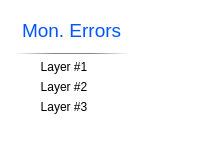
             <widget class="QFrame" name="frame_24">
              <property name="minimumSize">
               <size>
                <width>0</width>
                <height>150</height>
               </size>
              </property>
              <property name="styleSheet">
               <string notr="true">	border: none;
	border-radius: 10px;
	text-align: left;
	background-color: rgb(255, 255, 255);
</string>
              </property>
              <property name="frameShape">
               <enum>QFrame::StyledPanel</enum>
              </property>
              <property name="frameShadow">
               <enum>QFrame::Raised</enum>
              </property>
              <layout class="QVBoxLayout" name="verticalLayout_32">
               <property name="leftMargin">
                <number>5</number>
               </property>
               <property name="topMargin">
                <number>5</number>
               </property>
               <property name="rightMargin">
                <number>5</number>
               </property>
               <property name="bottomMargin">
                <number>5</number>
               </property>
               <item>
                <layout class="QHBoxLayout" name="horizontalLayout_21">
                 <property name="topMargin">
                  <number>0</number>
                 </property>
                 <item>
                  <widget class="QFrame" name="frame_9">
                   <property name="sizePolicy">
                    <sizepolicy hsizetype="Minimum" vsizetype="Preferred">
                     <horstretch>0</horstretch>
                     <verstretch>0</verstretch>
                    </sizepolicy>
                   </property>
                   <property name="frameShape">
                    <enum>QFrame::StyledPanel</enum>
                   </property>
                   <property name="frameShadow">
                    <enum>QFrame::Raised</enum>
                   </property>
                   <layout class="QVBoxLayout" name="verticalLayout_11">
                    <item>
                     <widget class="QLabel" name="label_48">
                      <property name="styleSheet">
                       <string notr="true">padding: 5px;</string>
                      </property>
                      <property name="text">
                       <string>&lt;html&gt;&lt;head/&gt;&lt;body&gt;&lt;p&gt;&lt;span style=&quot; font-size:14pt; color:#0055ff;&quot;&gt;Mon. Errors&lt;/span&gt;&lt;/p&gt;&lt;/body&gt;&lt;/html&gt;</string>
                      </property>
                     </widget>
                    </item>
                    <item>
                     <widget class="QLabel" name="label_54">
                      <property name="maximumSize">
                       <size>
                        <width>16777215</width>
                        <height>1</height>
                       </size>
                      </property>
                      <property name="styleSheet">
                       <string notr="true">background-color: qlineargradient(spread:pad, x1:0, y1:0, x2:1, y2:0, stop:0 rgba(255, 255, 255, 0), stop:0.34 rgba(0, 0, 0, 120), stop:0.67 rgba(0, 0, 0, 120), stop:1 rgba(255, 255, 255, 0));</string>
                      </property>
                      <property name="text">
                       <string/>
                      </property>
                     </widget>
                    </item>
                    <item>
                     <widget class="QPushButton" name="btn_mon2_0">
                      <property name="sizePolicy">
                       <sizepolicy hsizetype="Minimum" vsizetype="Expanding">
                        <horstretch>0</horstretch>
                        <verstretch>0</verstretch>
                       </sizepolicy>
                      </property>
                      <property name="minimumSize">
                       <size>
                        <width>0</width>
                        <height>0</height>
                       </size>
                      </property>
                      <property name="maximumSize">
                       <size>
                        <width>100</width>
                        <height>30</height>
                       </size>
                      </property>
                      <property name="styleSheet">
                       <string notr="true">QPushButton{
	border: none;
	border-radius:15px;
	text-align: center;
color: rgb(0, 0, 0);
}
QPushButton:hover{
  background:rgba(255, 104, 104, 200);
  color:rgba(255, 255, 255, 210);
}
QPushButton:pressed{
  background:rgba(205, 118, 132, 100);
}
QPushButton:disabled{
  background:rgba(100, 100, 100, 100);
  color:rgba(0, 0, 0, 100);
}</string>
                      </property>
                      <property name="text">
                       <string>Layer #1</string>
                      </property>
                     </widget>
                    </item>
                    <item>
                     <widget class="QPushButton" name="btn_mon2_1">
                      <property name="sizePolicy">
                       <sizepolicy hsizetype="Minimum" vsizetype="Expanding">
                        <horstretch>0</horstretch>
                        <verstretch>0</verstretch>
                       </sizepolicy>
                      </property>
                      <property name="minimumSize">
                       <size>
                        <width>0</width>
                        <height>0</height>
                       </size>
                      </property>
                      <property name="maximumSize">
                       <size>
                        <width>100</width>
                        <height>30</height>
                       </size>
                      </property>
                      <property name="styleSheet">
                       <string notr="true">QPushButton{
	border: none;
	border-radius:15px;
	text-align: center;
color: rgb(0, 0, 0);
}
QPushButton:hover{
  background:rgba(255, 104, 104, 200);
  color:rgba(255, 255, 255, 210);
}
QPushButton:pressed{
  background:rgba(205, 118, 132, 100);
}
QPushButton:disabled{
  background:rgba(100, 100, 100, 100);
  color:rgba(0, 0, 0, 100);
}</string>
                      </property>
                      <property name="text">
                       <string>Layer #2</string>
                      </property>
                     </widget>
                    </item>
                    <item>
                     <widget class="QPushButton" name="btn_mon2_2">
                      <property name="sizePolicy">
                       <sizepolicy hsizetype="Minimum" vsizetype="Expanding">
                        <horstretch>0</horstretch>
                        <verstretch>0</verstretch>
                       </sizepolicy>
                      </property>
                      <property name="minimumSize">
                       <size>
                        <width>0</width>
                        <height>0</height>
                       </size>
                      </property>
                      <property name="maximumSize">
                       <size>
                        <width>100</width>
                        <height>30</height>
                       </size>
                      </property>
                      <property name="styleSheet">
                       <string notr="true">QPushButton{
	border: none;
	border-radius:15px;
	text-align: center;
color: rgb(0, 0, 0);
}
QPushButton:hover{
  background:rgba(255, 104, 104, 200);
  color:rgba(255, 255, 255, 210);
}
QPushButton:pressed{
  background:rgba(205, 118, 132, 100);
}
QPushButton:disabled{
  background:rgba(100, 100, 100, 100);
  color:rgba(0, 0, 0, 100);
}</string>
                      </property>
                      <property name="text">
                       <string>Layer #3</string>
                      </property>
                     </widget>
                    </item>
                    <item>
                     <spacer name="verticalSpacer_2">
                      <property name="orientation">
                       <enum>Qt::Vertical</enum>
                      </property>
                      <property name="sizeHint" stdset="0">
                       <size>
                        <width>20</width>
                        <height>40</height>
                       </size>
                      </property>
                     </spacer>
                    </item>
                   </layout>
                  </widget>
                 </item>
                 <item>
                  <widget class="MatplotlibWidget_3D" name="widget_mon_2" native="true">
                   <property name="sizePolicy">
                    <sizepolicy hsizetype="Expanding" vsizetype="Expanding">
                     <horstretch>0</horstretch>
                     <verstretch>0</verstretch>
                    </sizepolicy>
                   </property>
                   <property name="minimumSize">
                    <size>
                     <width>0</width>
                     <height>0</height>
                    </size>
                   </property>
                   <property name="styleSheet">
                    <string notr="true">background-color: rgb(255, 255, 255);</string>
                   </property>
                  </widget>
                 </item>
                </layout>
               </item>
              </layout>
             </widget>
